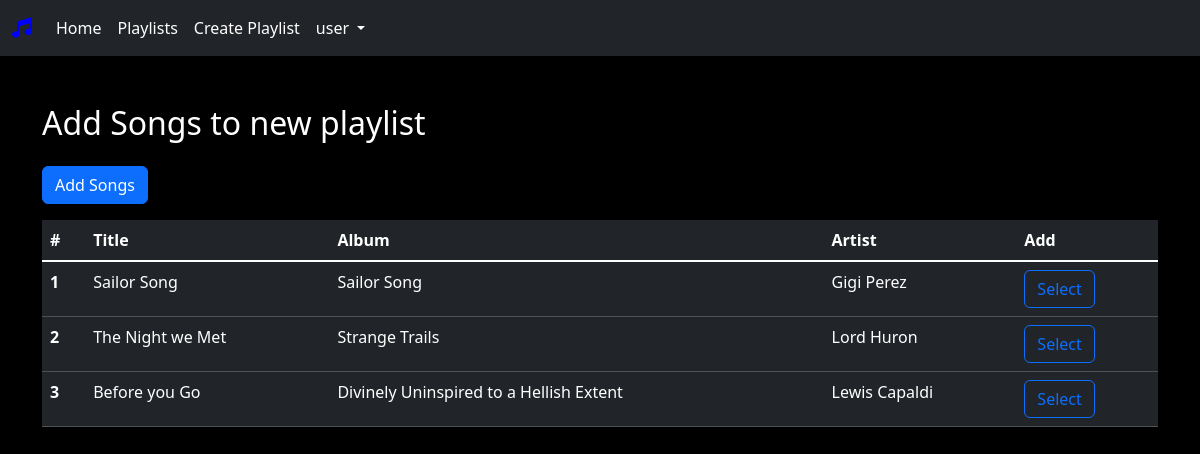
The page /playlist/4/add-songs/ (signed in) on the database as committed earlier.
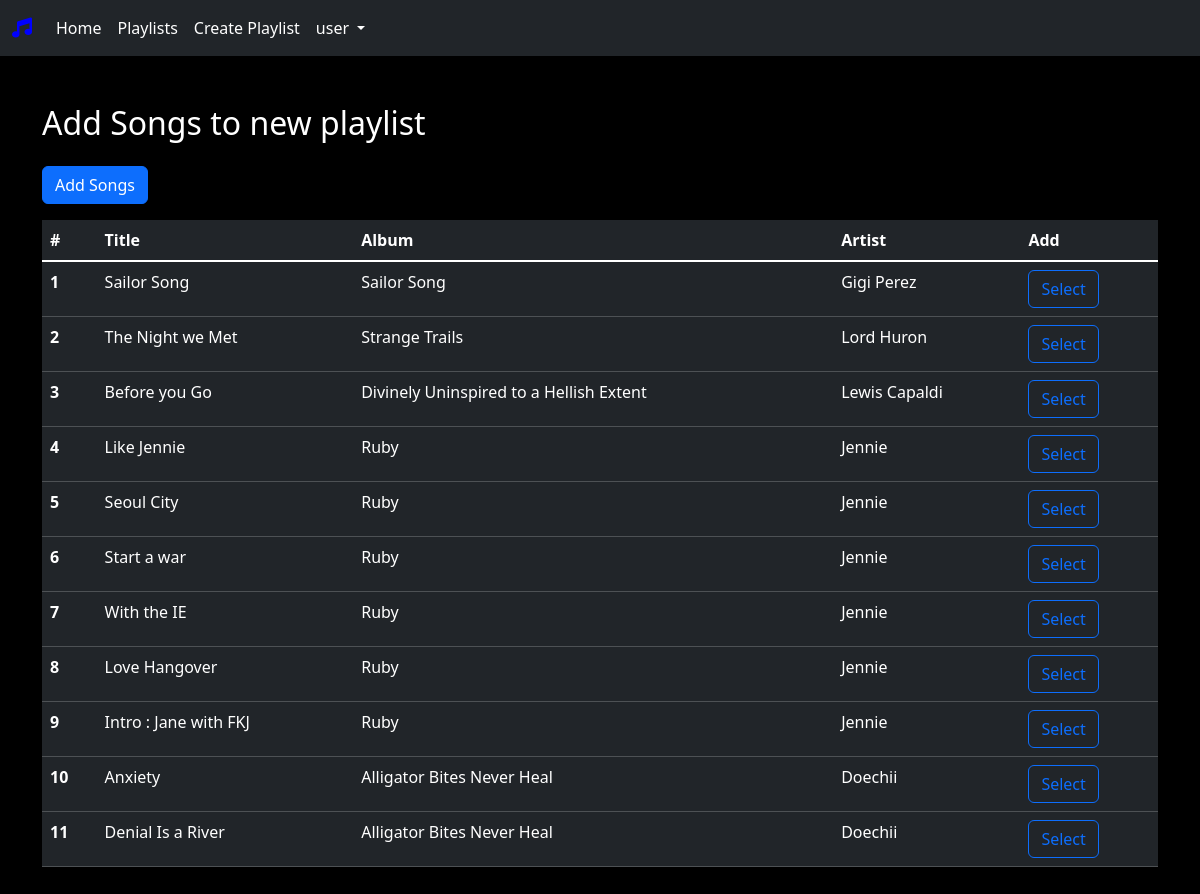
The same page on the database as committed later.
### musicbox/models.py (models this page shows, shortened)
class Playlist(models.Model):
    name = models.CharField(max_length=100)
    user_object = models.ForeignKey(
        User, on_delete=models.CASCADE, related_name="playlists"
    )
    created_date = models.DateTimeField(auto_now_add=True)
    updated_date = models.DateTimeField(auto_now=True)
    VISIBILITY_OPTIONS = (
        ("private", "Private"),
        ("public", "Public"),
    )
    visibility = models.CharField(
        max_length=50, choices=VISIBILITY_OPTIONS, default="private"
    )
    songtrack_objects = models.ManyToManyField(SongTrack)
    cover_image = models.ImageField(upload_to="playlistcovers", blank=True, null=True)
    description = models.TextField(blank=True, null=True)
    play_count = models.PositiveIntegerField(default=0)

class SongTrack(models.Model):
    title = models.CharField(max_length=100)
    artist_object = models.ForeignKey(
        Artist, on_delete=models.CASCADE, related_name="tracks_artist"
    )
    album_object = models.ForeignKey(
        Album,
        on_delete=models.CASCADE,
        related_name="tracks_album",
        blank=True,
        null=True,
    )
    duration = models.DurationField()
    release_date = models.DateField()
    genre_objects = models.ManyToManyField(Genre)
    audio_file = models.FileField(upload_to="songtracks", blank=False, null=False)
    is_single = models.BooleanField(default=False)
    cover_photo = models.ImageField(upload_to="singlescover", blank=True, null=True)

class Album(models.Model):
    title = models.CharField(max_length=100)
    artist_object = models.ForeignKey(
        Artist, on_delete=models.CASCADE, related_name="albums"
    )
    release_date = models.DateField()
    cover_photo = models.ImageField(upload_to="albumcovers", null=True, blank=True)

class Artist(models.Model):
    name = models.CharField(max_length=100, unique=True)
    bio = models.TextField(blank=True, null=True)

### musicbox/views.py (the view, shortened to what this page needs)
class PlaylistAddSongsView(LoginRequiredMixin, View):
    login_url = "signin"
    redirect_field_name = "redirect_to"
    template_name = "add-songs-playlist.html"
    form_class = AddSongToPlaylistForm
    def get(self, request, *args, **kwargs):
        playlist_id = kwargs.get("pk")
        playlist = get_object_or_404(Playlist, id=playlist_id, user_object=request.user)
        form_instance = self.form_class(playlist=playlist)
        return render(
            request, self.template_name, {"form": form_instance, "playlist": playlist}
        )

### musicbox/templates/add-songs-playlist.html (shortened to what this page needs)
{% extends 'base.html' %}
{% block head_block %}
{% load static %}
{% endblock %}
{% block main_block%}
{% load static %}
<div class="container mt-5">
    <h2 class="text-white mb-4">Add Songs to {{playlist.name}} playlist</h2>
    <form action="" method="post">
        <div class="">
            <button type="submit" class="btn btn-primary mb-3">Add Songs</button>
        </div>
        <div class="table-responsive">
            <table class="table table-dark table-hover">
                <thead>
                    <tr>
                        <th>#</th>
                        <th>Title</th>
                        <th>Album</th>
                        <th>Artist</th>
                        <th>Add</th>
                    </tr>
                </thead>
                <tbody class="table-group-divider">
                    {% for song in form.songs.field.queryset %}
                    <tr>
                        <th scope="row">{{ forloop.counter }}</th>
                        <td>{{song.title}}</td>
                        <td>{{song.album_object.title}}</td>
                        <td>{{song.artist_object.name}}</td>
                        <td>
                            <button type="button" class="btn btn-outline-primary song-select-btn"
                                data-song-id="{{song.id}}">Select</button>
                        </td>
                    </tr>
                    {% endfor %}
                </tbody>
            </table>
        </div>
    </form>
</div>
{% endblock %}

### musicbox/templates/base.html (shortened to what this page needs)
{% load static %}
<!DOCTYPE html>
<html lang="en">
<head>
    <link href="https://cdn.jsdelivr.net/npm/bootstrap@5.3.3/dist/css/bootstrap.min.css" rel="stylesheet"
>
    <link rel="stylesheet" href="{% static 'style.css' %}">
</head>
<body style="background-color: black;" data-page-type="{% block page_type %}default{% endblock %}">
    <nav class="navbar navbar-expand-lg bg-dark sticky-top ">
        <div class="container-fluid">
            <a class="navbar-brand" href="#"><i class="fa-solid fa-music"></i></a>
            <div class="collapse navbar-collapse" id="navbarSupportedContent">
                <ul class="navbar-nav me-auto mb-2 mb-lg-0">
                    <li class="nav-item">
                        <a class="nav-link active text-white" aria-current="page" href="{% url 'index' %}">Home</a>
                    </li>
                    <li class="nav-item">
                        <a class="nav-link text-white" aria-current="page"
                            href="{%  url 'playlist-list' %}">Playlists</a>
                    </li>
                    <li class="nav-item">
                        <a class="nav-link text-white" href="{% url 'playlist-create'%}" data-bs-toggle="modal"
                            data-bs-target="#createPlaylistModal">Create Playlist</a>
                    </li>
                    <li class="nav-item dropdown">
                        <a class="nav-link dropdown-toggle text-white" href="#" role="button" data-bs-toggle="dropdown"
                            aria-expanded="false">
                            user
                        </a>
                    </li>
                </ul>
            </div>
        </div>
    </nav>
    {% block main_block%}
    {% endblock %}
    <div style="height: 120px;"></div>
</body>
</html>

### musicbox/static/style.css (style rules this page uses)
.navbar-brand { color: blue; }
.nav-item { color: white !important; }

Rows that differ between the two databases and show on the page:
added SongTrack: title "Like Jennie", album_object "Ruby", artist_object.name "Jennie"
added SongTrack: title "Seoul City", album_object "Ruby", artist_object.name "Jennie"
added SongTrack: title "Start a war", album_object "Ruby", artist_object.name "Jennie"
added SongTrack: title "With the IE", album_object "Ruby", artist_object.name "Jennie"
added SongTrack: title "Love Hangover", album_object "Ruby", artist_object.name "Jennie"
added SongTrack: title "Intro : Jane with FKJ", album_object "Ruby", artist_object.name "Jennie"
added SongTrack: title "Anxiety", album_object "Alligator Bites Never Heal", artist_object.name "Doechii"
added SongTrack: title "Denial Is a River", album_object "Alligator Bites Never Heal", artist_object.name "Doechii"
